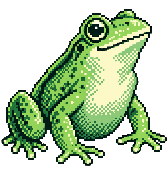
#> input picture assets/images/buzzoff-frog-168x172.png, 168 x 172 px
$ python -i buzzoff_sprite.py   (imports and definitions only)
#> lines starting #> are read from the running program, lines starting #| are printed output that depends on the picture; after the words box and inside, x2 and y2 are one past the last pixel; in counts of white or black regions, pixels touching at a corner belong together
#> further down, picture is the input picture: PIL image 168x172 RGBA; mean R, G, B, A 174.7, 195.9, 163.7, 126.7
"""Convert the selected frog artwork into a Flash-resident LVGL I4 sprite."""

import argparse
from pathlib import Path

from PIL import Image, ImageDraw


def cutout_checkerboard(image):
    """Remove the generated grey checkerboard connected to the canvas edge."""
    rgb = image.convert("RGB")
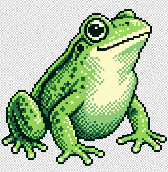
#> rgb: PIL image 168x172 RGB; mean R, G, B 174.7, 195.9, 163.7
    background = bytes(
        255 if min(color) > 170 and max(color) - min(color) < 24 else 0
        for color in rgb.getdata()
    )
    exterior = Image.frombytes("L", rgb.size, background)
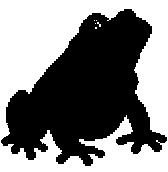
#> exterior: PIL image 168x172 L; 50.4% white; 1 black region, box (x1, y1, x2, y2) and area: (1, 9, 167, 166) 14339
    for x in range(rgb.width):
        for y in (0, rgb.height - 1):
            if exterior.getpixel((x, y)) == 255:
                ImageDraw.floodfill(exterior, (x, y), 128)
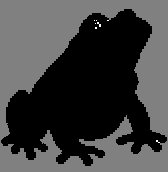
#> exterior: PIL image 168x172 L; min 0, max 255, mean 64.6
    for y in range(rgb.height):
        for x in (0, rgb.width - 1):
            if exterior.getpixel((x, y)) == 255:
                ImageDraw.floodfill(exterior, (x, y), 128)
    rgba = rgb.convert("RGBA")
    rgba.putalpha(exterior.point(lambda value: 0 if value == 128 else 255))
    return rgba


# [81 lines left out: functions encode_i4, write_c_image, convert, convert_scene, main, not called in this run]


# [2 lines not run here, left out]

>>> from PIL import Image
>>> picture = Image.open('../assets/images/buzzoff-frog-168x172.png')
>>> result = cutout_checkerboard(picture)
